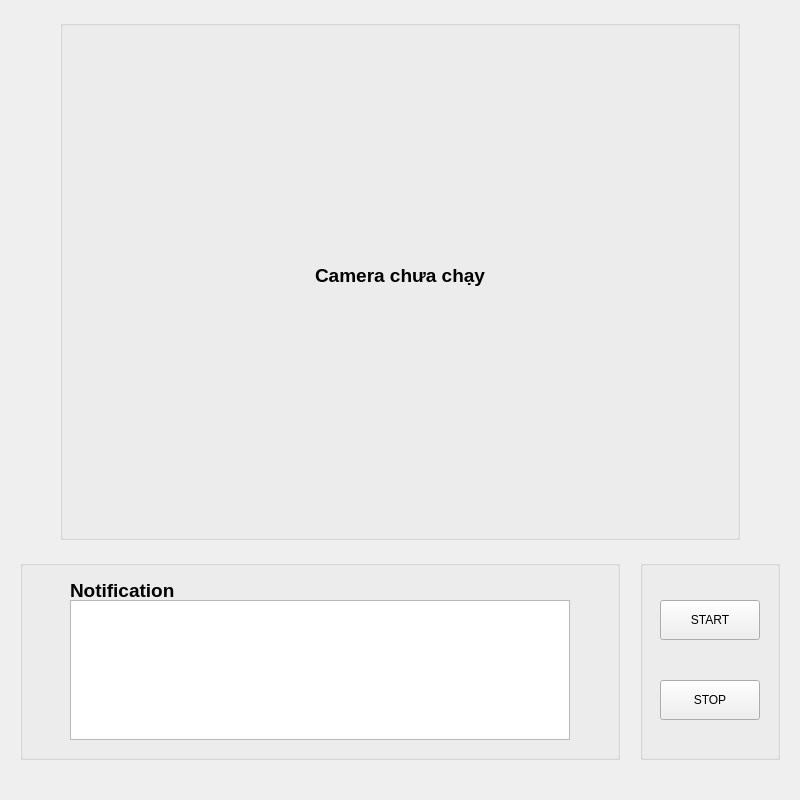
<?xml version="1.0" encoding="UTF-8"?>
<ui version="4.0">
 <class>Form</class>
 <widget class="QWidget" name="Form">
  <property name="windowModality">
   <enum>Qt::NonModal</enum>
  </property>
  <property name="geometry">
   <rect>
    <x>0</x>
    <y>0</y>
    <width>800</width>
    <height>800</height>
   </rect>
  </property>
  <property name="maximumSize">
   <size>
    <width>800</width>
    <height>800</height>
   </size>
  </property>
  <property name="windowTitle">
   <string>Face Recognation</string>
  </property>
  <widget class="QGroupBox" name="notegroup">
   <property name="geometry">
    <rect>
     <x>20</x>
     <y>560</y>
     <width>600</width>
     <height>200</height>
    </rect>
   </property>
   <property name="maximumSize">
    <size>
     <width>600</width>
     <height>200</height>
    </size>
   </property>
   <property name="title">
    <string/>
   </property>
   <widget class="QLabel" name="Notelable">
    <property name="geometry">
     <rect>
      <x>50</x>
      <y>20</y>
      <width>200</width>
      <height>20</height>
     </rect>
    </property>
    <property name="font">
     <font>
      <pointsize>14</pointsize>
      <weight>75</weight>
      <bold>true</bold>
     </font>
    </property>
    <property name="text">
     <string>Notification</string>
    </property>
   </widget>
   <widget class="QTextBrowser" name="Notext">
    <property name="geometry">
     <rect>
      <x>50</x>
      <y>40</y>
      <width>500</width>
      <height>140</height>
     </rect>
    </property>
    <property name="maximumSize">
     <size>
      <width>500</width>
      <height>200</height>
     </size>
    </property>
   </widget>
  </widget>
  <widget class="QGroupBox" name="Cameragroup">
   <property name="geometry">
    <rect>
     <x>60</x>
     <y>20</y>
     <width>680</width>
     <height>520</height>
    </rect>
   </property>
   <property name="maximumSize">
    <size>
     <width>680</width>
     <height>520</height>
    </size>
   </property>
   <property name="title">
    <string/>
   </property>
   <widget class="QLabel" name="label">
    <property name="geometry">
     <rect>
      <x>40</x>
      <y>230</y>
      <width>600</width>
      <height>50</height>
     </rect>
    </property>
    <property name="font">
     <font>
      <pointsize>14</pointsize>
      <weight>75</weight>
      <bold>true</bold>
     </font>
    </property>
    <property name="text">
     <string>Camera chưa chạy</string>
    </property>
    <property name="alignment">
     <set>Qt::AlignCenter</set>
    </property>
   </widget>
  </widget>
  <widget class="QGroupBox" name="Buttongroup">
   <property name="geometry">
    <rect>
     <x>640</x>
     <y>560</y>
     <width>140</width>
     <height>200</height>
    </rect>
   </property>
   <property name="maximumSize">
    <size>
     <width>140</width>
     <height>200</height>
    </size>
   </property>
   <property name="title">
    <string/>
   </property>
   <widget class="QPushButton" name="startbutton">
    <property name="geometry">
     <rect>
      <x>20</x>
      <y>40</y>
      <width>100</width>
      <height>40</height>
     </rect>
    </property>
    <property name="maximumSize">
     <size>
      <width>100</width>
      <height>40</height>
     </size>
    </property>
    <property name="text">
     <string>START</string>
    </property>
   </widget>
   <widget class="QPushButton" name="stopbutton">
    <property name="geometry">
     <rect>
      <x>20</x>
      <y>120</y>
      <width>100</width>
      <height>40</height>
     </rect>
    </property>
    <property name="text">
     <string>STOP</string>
    </property>
   </widget>
  </widget>
 </widget>
 <resources/>
 <connections/>
</ui>
